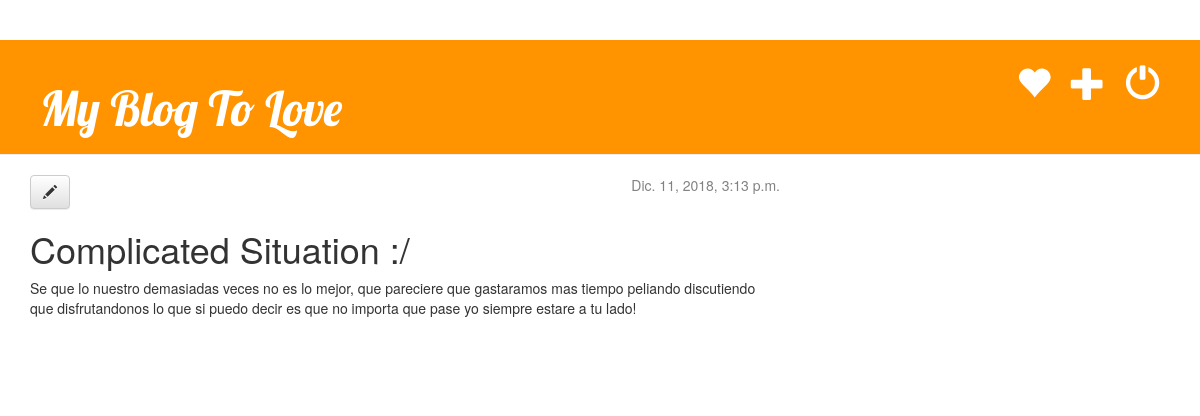
Page /post/2/ (signed in) on the committed database.
### blog/models.py (models this page shows, shortened)
class Post(models.Model):
    User = get_user_model()
    author = models.ForeignKey(User, default='User', on_delete=models.CASCADE)
    title = models.CharField(max_length=200)
    text = models.TextField()
    created_date = models.DateTimeField(default=timezone.now)
    published_date = models.DateTimeField(blank=True, null=True)

### blog/views.py (the view)
# urls.py: path('post/<int:pk>/', login_required(views.post_detail), name='post_detail'),
def post_detail(request, pk):
    post = get_object_or_404(Post,pk=pk)
    return render(request, 'blog/post_detail.html', {'post': post})

### templates/blog/post_detail.html (shortened to what this page needs)
{% extends 'base/base.html' %}
{% block content %}
    <div class="post">
        {% if post.published_date %}
            <div class="date">
                {{ post.published_date }}
            </div>
        {% endif %}
        <a class="btn btn-default" href="{% url 'blog:post_edit' pk=post.pk %}"><span class="glyphicon glyphicon-pencil"></span></a>
        <h1>{{ post.title }}</h1>
        <p>{{ post.text|linebreaksbr }}</p>
    </div>
{% endblock %}

### static/css/blog.css (style rules this page uses)
h1, h2, h3, h4 { font-family: 'Lobster', cursive; }
.date { float: right; color: #828282; }
.post { margin-bottom: 70px; }

### rows in the picture
Post: published_date "Dic. 11, 2018, 3:13 p.m.", title "Complicated Situation :/", text "Se que lo nuestro demasiadas veces no es lo mejor, que pareciere que gastaramos mas tiempo peliando discutiendo que disfrutandonos lo que si puedo decir es que no importa que pase yo siempre estare a tu lado!"
